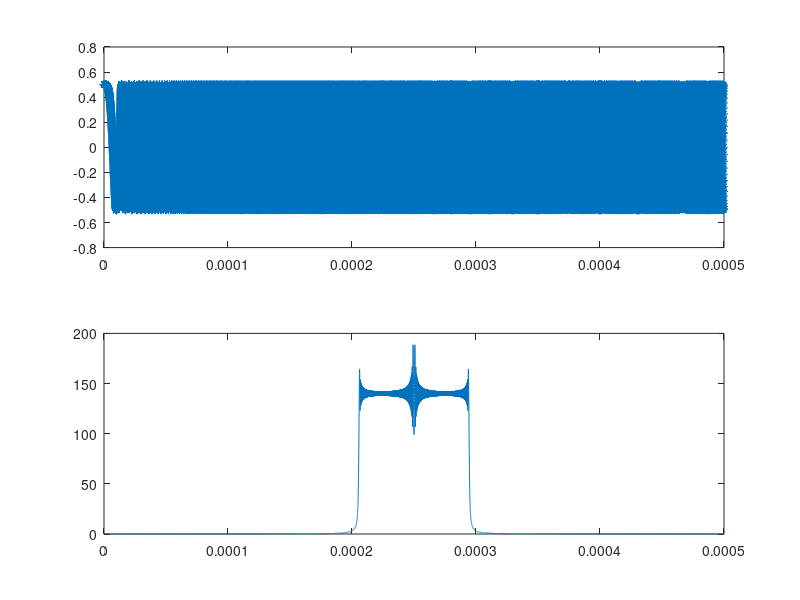

This chart was generated by the following MATLAB code:
clear all; close all;
set(0,'DefaultFigureWindowStyle','docked')

% Generate a chirp and write to file

fs = 56e6; % samples/second % 40e6
dt = 1/fs;
f0 = 0e6; % Hz
f1 = 5e6;%25e6; % Hz
t1 = 500e-6; %10e-6; % seconds % 0.01

t_zero = 0e-6;

t_chrp = 0:dt:(t1-dt);
t = 0:dt:((t1+t_zero)-dt);

y_chrp = 0.5*chirp(t_chrp,f0,t1,f1);
y_chrp = [zeros(1, t_zero*fs) complex(y_chrp)];
y = y_chrp;

samps = [real(y); imag(y)];
samps = samps(:)';

fileID = fopen('chirp.bin','w');
fwrite(fileID,samps,'float');

%% plot
figure
subplot(2,1,1)
plot(t, real(y), '-*')
subplot(2,1,2)
plot(t, abs(fftshift(fft(y))))
